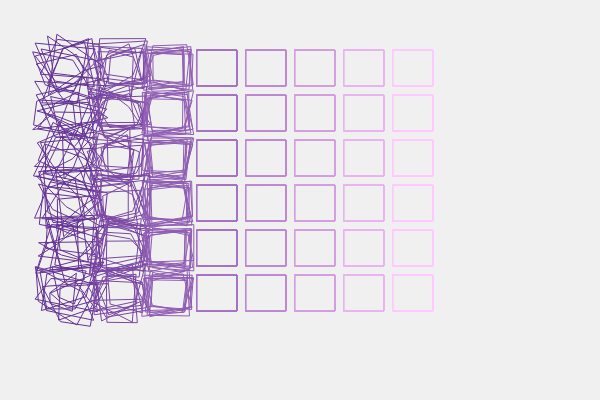
Frame 1 (no input)
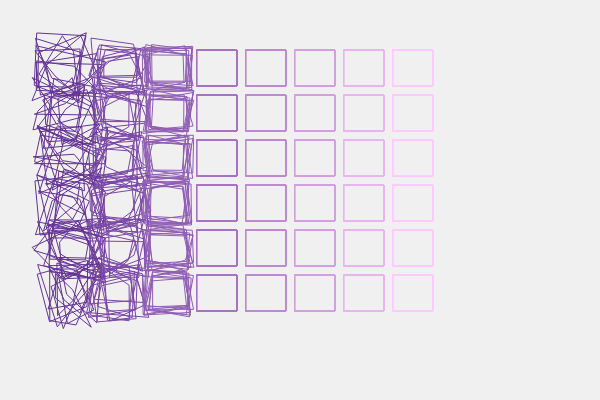
Frame 60 (no input)
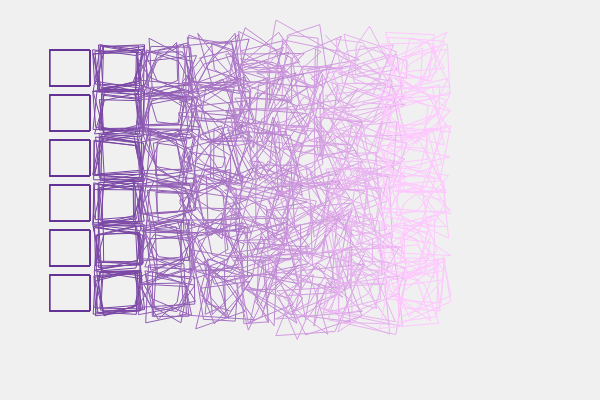
Frame 120 (the mouse pressed at the canvas centre since frame 60)

The p5.js sketch that drew these frames (run headless with seeded random() and noise() and a simulated clock; from frame 60 on, the mouse is pressed at the canvas centre):

// p5.js sketch
// ── sketch.js
let columns = 8;
let rows = 6;
let spaceX = 45;
let spaceY = 45;
let edgeX = 40;
let edgeY = 36;
let repetitions = 10;
let maxDistort = 30;

function setup() {
 createCanvas(600, 400);
  noFill();
  strokeWeight(1);
  colorMode(RGB, 255); // Wir arbeiten mit RGB-Werten
}

function draw() {
  background(240);

  let hoveredColumn = floor((mouseX - 50) / (spaceX + 4));

  for (let r = 0; r < rows; r++) {
    for (let c = 0; c < columns; c++) {
      let startX = 50 + c * (spaceX + 4);
      let startY = r * spaceY + 50;

      let distance = abs(c - hoveredColumn);
      let distort = 0;

      if (distance <= 5) {
        distort = map(distance, 0, 5, maxDistort, 0);
      }



      let rColor = map(c, 0, columns - 1, 100, 255);
      let gColor = map(c, 0, columns - 1, 50, 200);
      let bColor = map(c, 0, columns - 1, 150, 255);
      stroke(rColor, gColor, bColor);

      for (let i = 0; i < repetitions; i++) {
        let x1 = startX + random(-distort, distort);
        let y1 = startY + random(-distort, distort);

        let x2 = startX + edgeX + random(-distort, distort);
        let y2 = startY + random(-distort, distort);

        let x3 = startX + edgeX + random(-distort, distort);
        let y3 = startY + edgeY + random(-distort, distort);

        let x4 = startX + random(-distort, distort);
        let y4 = startY + edgeY + random(-distort, distort);

        quad(x1, y1, x2, y2, x3, y3, x4, y4);
      }
    }
  }
}
// ── style.css
body {
  margin: 0;
  font-family: 'Belanosima', bold;
  padding: 20px;
}

h2 {
  margin-bottom: 40px;
}
h3 {
  text-align: center;
  margin-bottom: 40px;
}

img {
  width: 700px;
  height: auto;
  margin: 30px;
}


.row {
  display: flex;
  justify-content: center;
  gap: 20px;
  margin-bottom: 20px;
}


.row img {
  height: 300px; /* All images will now be the same height */
  width: auto;
  object-fit: cover;
}


.gallery {
  display: flex;
  flex-wrap: wrap;
  justify-content: center;
  gap: 20px;
  padding: 40px;
}

.card {
  width: 250px;
  border: 1px solid #ccc;
  padding: 15px;
  background: #f9f9f9;
  border-radius: 10px;
  text-align: center;
  box-shadow: 0 4px 8px rgba(0,0,0,0.1);
}

.card img {
  width: 100%;
  height: auto;
  border-radius: 6px;
}
